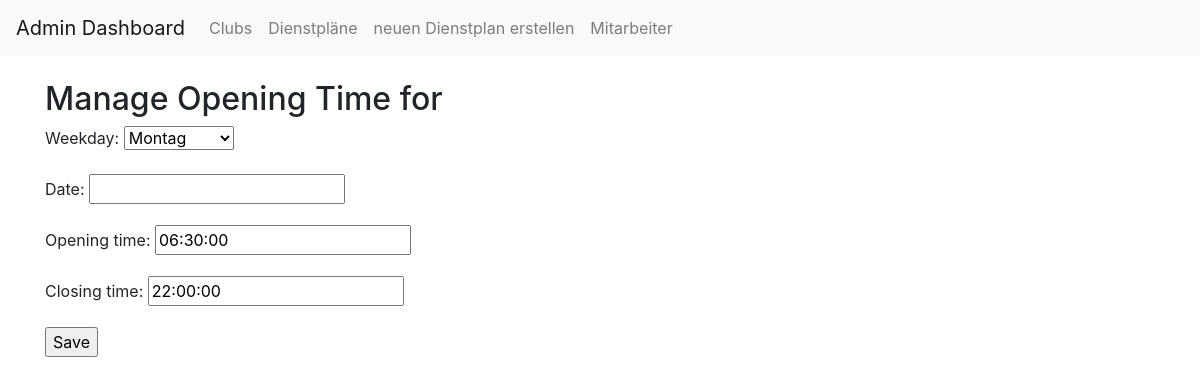
/edit_opening_time/1/, run on the app's committed database.
### schedule/models.py (models this page shows, shortened)
class OpeningTime(models.Model):
    WEEKDAYS = [
        (0, 'Montag'),
        (1, 'Dienstag'),
        (2, 'Mittwoch'),
        (3, 'Donnerstag'),
        (4, 'Freitag'),
        (5, 'Samstag'),
        (6, 'Sonntag'),
    ]
    club = models.ForeignKey(Club, related_name='opening_times', on_delete=models.CASCADE)
    weekday = models.IntegerField(choices=WEEKDAYS, blank=True, null=True)
    date = models.DateField(blank=True, null=True)
    opening_time = models.TimeField()
    closing_time = models.TimeField()
    class Meta:
        unique_together = ['club', 'weekday', 'date']
        ordering = ['weekday']

### schedule/views.py (the view, shortened to what this page needs)
# urls.py: path('edit_opening_time/<int:opening_time_id>/', EditOpeningTimeView.as_view(), name='edit_opening_time'),
class EditOpeningTimeView(View):
    template_name = 'schedule/manage_opening_time.html'
    def get(self, request, opening_time_id):
        opening_time = get_object_or_404(OpeningTime, pk=opening_time_id)
        form = OpeningTimeForm(instance=opening_time)
        return render(request, self.template_name, {'form': form, 'opening_time': opening_time})

### schedule/forms.py
class OpeningTimeForm(forms.ModelForm):
    class Meta:
        model = OpeningTime
        fields = ['weekday', 'date', 'opening_time', 'closing_time']

### templates/schedule/manage_opening_time.html (shortened to what this page needs)
{% extends 'schedule/base_admin.html' %}
{% block content %}
  <h2>Manage Opening Time for {{ club.name }}</h2>
  <form method="post">
    {{ form.as_p }}
    <input type="submit" value="Save">
  </form>
{% endblock %}

### data on the page
OpeningTime: weekday "Montag", opening_time "06:30:00", closing_time "22:00:00"
